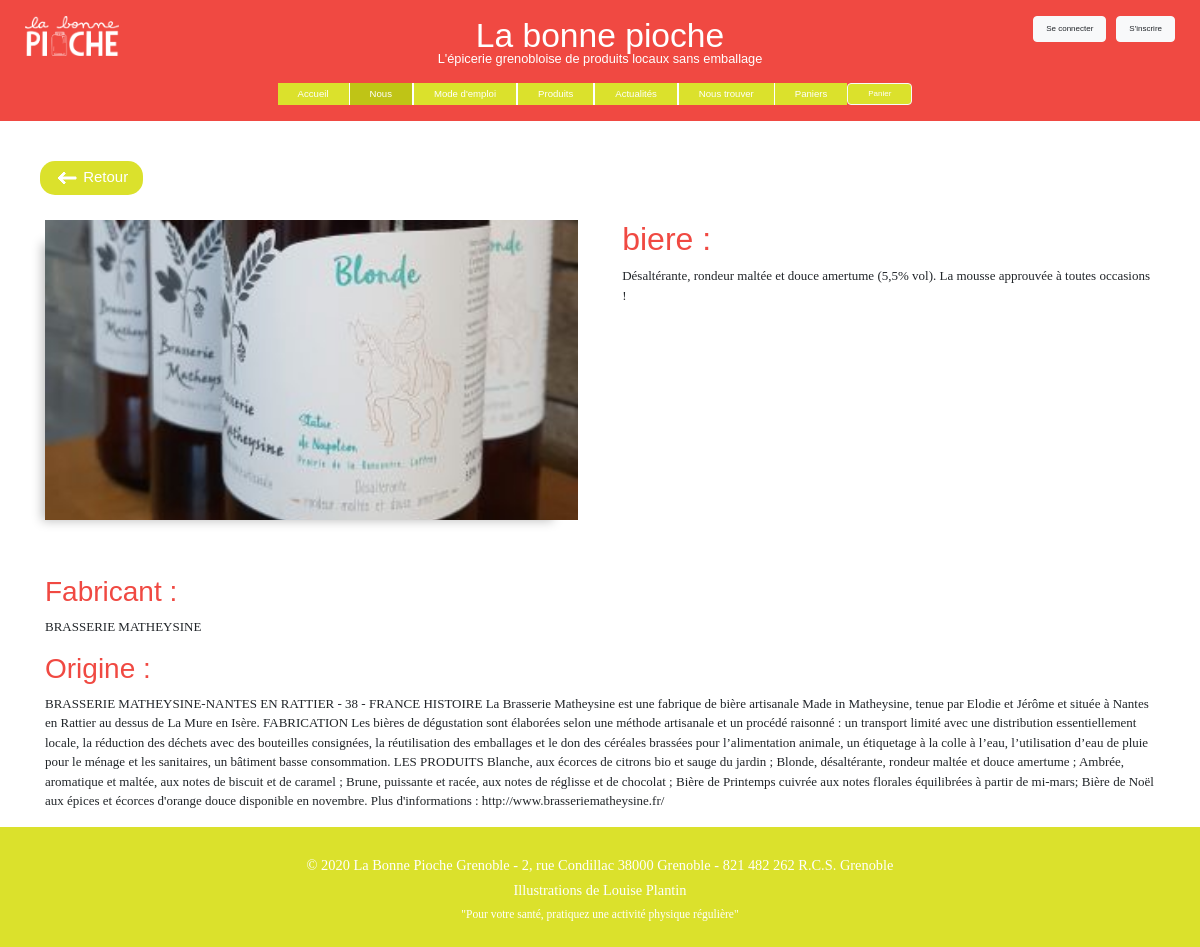
/controlers/produit.ctrl.php?refProduit=21, run on the app's committed database.
### tables this page shows
CREATE TABLE produits (
  stock INTEGER,
  refProduit INTEGER PRIMARY KEY,
  libelle STRING,
  fabricant STRING,
  rayon STRING,
  famille STRING,
  coef FLOAT,
  description STRING,
  origine STRING,
  caracteristiques STRING,
  prixU FLOAT,
  urlImg STRING,
  quantiteU FLOAT,
  unite STRING,
  active BIT
);

### framework/view.class.php (called while the page is built, shortened)
<?php
class View {
  private $path="";
  function __construct(string $path="") {
    $this->path = $path;
  }
  function show(string $path="") {
    $p = $path ? $path : $this->path;
    if ($p[0] != '.' && $p[0] != '/') {
      $p = "../view/".$p;
    }
    include($p);
  }
}
?>

### controlers/produit.ctrl.php (called while the page is built)
<?php
require_once('../model/Produit.class.php');
require_once('../model/ProduitDAO.class.php');
require_once('../framework/view.class.php');
if (isset($_GET['refProduit'])) {
  $refProduit = intVal($_GET['refProduit']);
} else {
  exit("Erreur : refProduit non définie");
}
$catalogue = new ProduitDAO();
$produit = $catalogue->get($refProduit);
$view = new View("produit.view.php");
$view->produit=$produit;
$view->exception=$exception;
$view->show();
?>

### model/ProduitDAO.class.php (called while the page is built, shortened)
<?php
require_once(dirname(__FILE__).'/Produit.class.php');
class ProduitDAO {
  private $db;
  function __construct() {
    $database = 'sqlite:'.dirname(__FILE__).'/../data/database.db';
    try {
      $this->db = new PDO($database);
    } catch (PDOException $e) {
      die("PDO Error :".$e->getMessage()." $database\n");
    }
    $this->db->exec('PRAGMA foreign_keys=ON');
    $this->db->exec('PRAGMA encoding="UTF-8"');
    $this->db->setAttribute(PDO::ATTR_ERRMODE, PDO::ERRMODE_EXCEPTION);
  }
  function get(int $refProduit) : Produit {
    $req = "SELECT * FROM produits WHERE refProduit = '$refProduit' AND active = 1";
    $sth = $this->db->query($req);
    $resArray= $sth->fetchAll(PDO::FETCH_ASSOC);
    foreach($resArray as $row)
    {
      $produit = new Produit($row['stock'],$row['refProduit'],$row['libelle'],$row['fabricant'],$row['rayon'],$row['famille'],
      $row['coef'],$row['description'],$row['origine'],$row['caracteristiques'],$row['prixU'],$row['urlImg'],$row['quantiteU'],$row['unite'],$row['active']);
    }
    return $produit;
  }
}
?>

### model/Produit.class.php (called while the page is built, shortened)
<?php
class Produit {
  function __construct( $stock=0, $refProduit=0,string $libelle='',string $fabricant='',
  string $rayon='',string $famille='', $coef=0, string $description='',
  string $origine='', string $caracteristiques='',float $prixU=0, string $urlImg='',
  $quantiteU=0, $unite='', $active=1) {
      $this -> libelle =  $libelle;
      $this -> fabricant =  $fabricant;
      $this -> description = $description;
      $this -> origine = $origine;
  }
  public function __get($libelle){
    if($libelle == "urlImg"){
      return Produit::URL.$this->$libelle;
    } else {
      return $this -> $libelle;
    }
  }
}
?>

### view/produit.view.php (the view, shortened to what this page needs)
<!DOCTYPE html>
<html lang="fr" dir="ltr">
  <head>
    <link rel="stylesheet" href="../framework/bootstrap-4.4.1-dist/css/bootstrap.css">
    <link rel="stylesheet" href="../view/css/produit.view.css">
  </head>
  <body>
    <?php include("navbar.php") ?>
    <div class="container-fluid">
      <a href="<?= $_SERVER['HTTP_REFERER']  ?>" class="boutonretour">
        <img src="../others/SVG/flechegauche.svg" alt=""> Retour
      </a>
      <div class="container container_img_desc">
        <figure class="container_img d-inline-block">
          <img src="<?= $produit->urlImg ?>">
        </figure>
        <div class="bloc_droit">
          <h2><?= $produit->libelle  ?> : </h2>
          <p><?= $produit->description ?></p>
        </div>
      </div>
      <div class="container container_info">
        <h3>Fabricant : </h3><p><?= $produit->fabricant  ?></p>
        <h3>Origine : </h3><p><?= $produit->origine  ?></p>
      </div>
    </div>
      <?php include("footer.php") ?>
  </body>
</html>

### view/css/produit.view.css (style rules this page uses)
body { font-family: "Lulo-Clean-W01-One-Bold", sans-serif ; }
p { font-family:"Avenir-LT-W01_85-Heavy1475544"; }
.boutonretour { background-color: #dbe12c; color : white; border : none; font-size: 15px; padding: 5px 15px; border-radius: 15px; margin-right: 50px; display: inline-block; margin: 25px 0px 25px 25px; }
.boutonretour:link { text-decoration: none; }
.container_img { margin-bottom: 25px; overflow: hidden; height :300px; box-shadow: -14px 12px 10px -11px rgba(0,0,0,0.25); }
.container_img img { object-fit: cover; min-height: 300px; width: 100%; max-height: 100%; }
.container_img,.bloc_droit { width : 48% !important; padding: 0; }
.bloc_droit p, .container_info { font-size : 13px; }
.bloc_droit h2 { color : #f04942; }
.container_img_desc { display: flex; align-items: flex-start; justify-content: space-between; margin-bottom: 30px; }
.container_info h3 { color : #f04942 }

### data on the page
produits: libelle "biere", description "Désaltérante, rondeur maltée et douce amertume (5,5% vol). La mousse approuvée à toutes occasions !", fabricant "BRASSERIE MATHEYSINE", origine "BRASSERIE MATHEYSINE-NANTES EN RATTIER - 38 - FRANCE HISTOIRE La Brasserie Matheysine est une fabrique de bière artisanale Made in Matheysine, tenue par Elodie et Jérôme et située à Nantes en Rattier au dessus de La Mure en Isère. FABRICATION Les bières de dégustation sont élaborées selon une méthode artisanale et un procédé raisonné : un transport limité avec une distribution essentiellement locale, la réduction des déchets avec des bouteilles consignées, la réutilisation des emballages et le don des céréales brassées pour l’alimentation animale, un étiquetage à la colle à l’eau, l’utilisation d’eau de pluie pour le ménage et les sanitaires, un bâtiment basse consommation. LES PRODUITS…"
